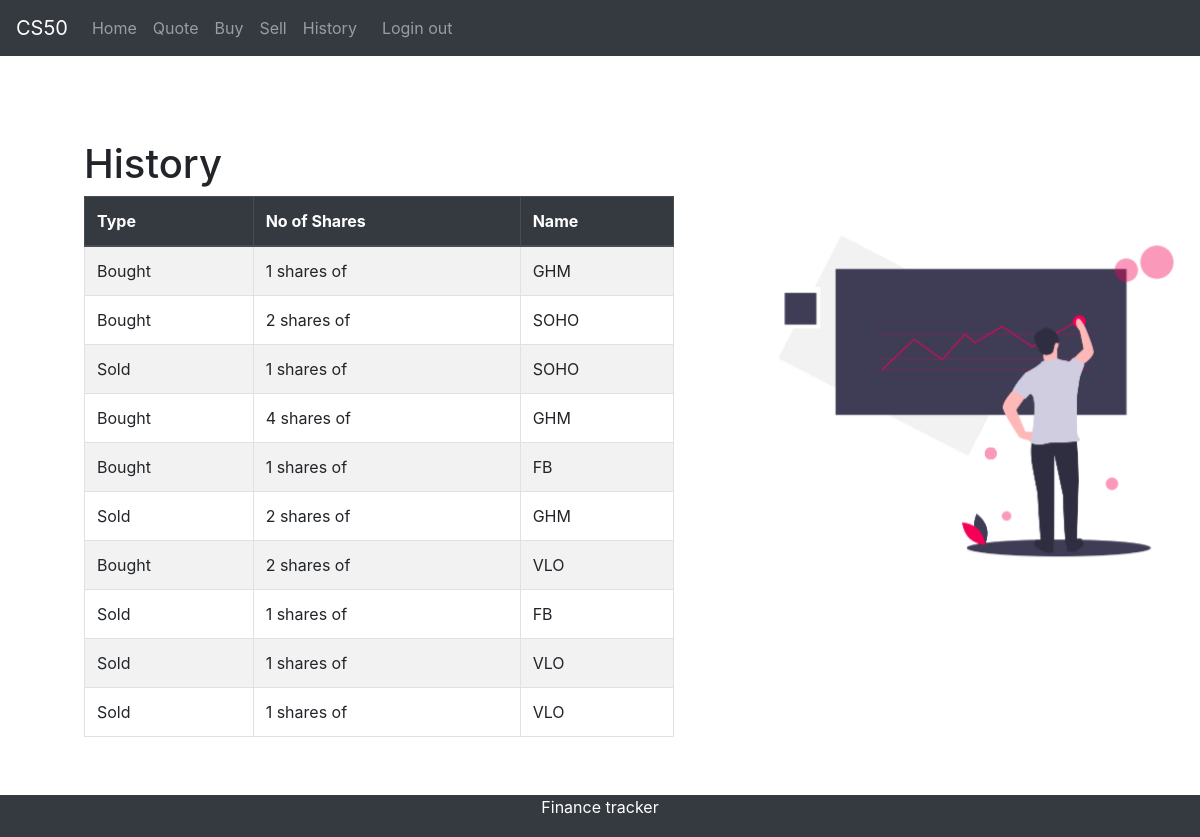
The app's page /history (signed in) with its own data.
### Main.py (models this page shows)
class Transcation(db.Model):
    id = db.Column(db.Integer, primary_key=True)
    type = db.Column(db.String(50))
    name = db.Column(db.String(50))
    qty = db.Column(db.Integer)
    owner_id = db.Column(db.Integer, db.ForeignKey('user.id'))

### Main.py (the view)
@app.route('/history')
def history():
    transcation = Transcation.query.all()
    user_id = session['user']
    return render_template('history.html', transcation=transcation, user=user_id)

### templates/history.html
{% extends "base.html"%}
{% block content%}
<h1>History</h1>
<div class="row">
    <div class="col-lg-7 ">
        <table class="table table-striped table-resposive table table-bordered table-hover">
            <thead class="thead-dark">
                <tr>
                    <th scope="row">Type</td>
                    <th>No of Shares</td>
                    <th>Name</td>
                </tr>
            </thead>
            <tbody>
                <tr>
                    {% for t in transcation %} {% if t.owner_id == user%}
                    <td scope="row ">{{ t.type }}</td>
                    <td>{{t.qty }} shares of </td>
                    <td>{{t.name }}</td>
                </tr>
                {% endif %} {% endfor %}
            </tbody>
        </table>
    </div>
    <div class="col-lg-5 d-md-none d-lg-block">
        <div class="col-4 position-fixed">
            <img src="/static/homePg.png" alt="" height="400">
        </div>
    </div>
</div>
{% endblock%}

### static/base.css (style rules this page uses)
body { color:#1864ab; background-color:#f1f3f5; font-size:40px; }

### records on screen
Transcation: type "Bought", qty "1", name "GHM"
Transcation: type "Bought", qty "2", name "SOHO"
Transcation: type "Sold", qty "1", name "SOHO"
Transcation: type "Bought", qty "4", name "GHM"
Transcation: type "Bought", qty "1", name "FB"
Transcation: type "Sold", qty "2", name "GHM"
Transcation: type "Bought", qty "2", name "VLO"
Transcation: type "Sold", qty "1", name "FB"
Transcation: type "Sold", qty "1", name "VLO"
Transcation: type "Sold", qty "1", name "VLO"
